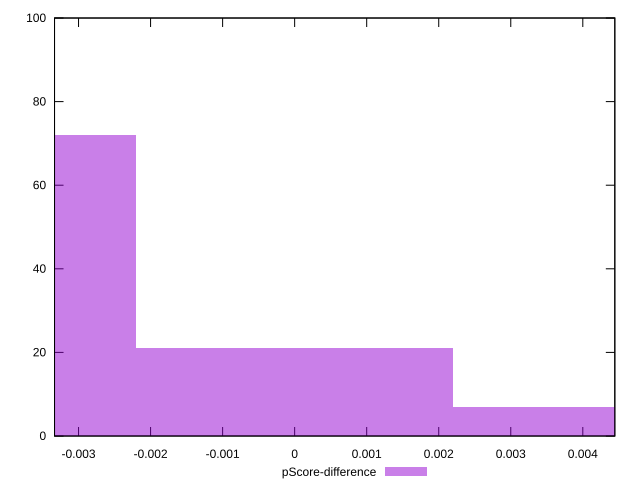

gnuplot code for this plot:
reset

$pScoreDifference <<EOF
0 21
-0.004398737740387748 72
0.004398737740387748 7
EOF

set key outside below
set boxwidth 0.004398737740387748
set xrange [-0.0033333333333334103:0.004444444444444473]
set yrange [0:100]
set trange [0:100]
set style fill transparent solid 0.5 noborder
set terminal svg size 640, 490 enhanced background rgb 'white'
set output "report_00019_2021-02-10T18-14-37.922Z//uses-webp-images/samples/pages/pScore-difference/histogram.svg"

plot $pScoreDifference title "pScore-difference" with boxes

reset
